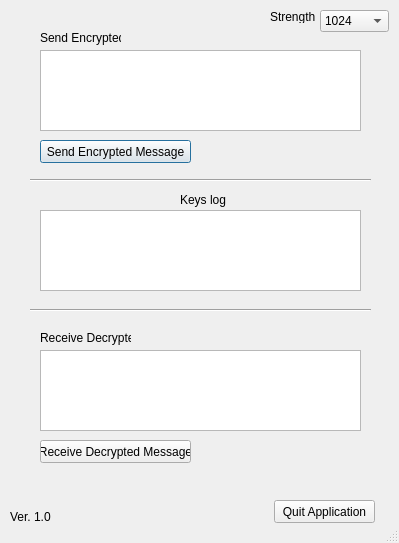
<?xml version="1.0" encoding="UTF-8"?>
<ui version="4.0">
 <author>Jonathan</author>
 <class>Dialog</class>
 <widget class="QDialog" name="Dialog">
  <property name="geometry">
   <rect><x>0</x><y>0</y>
    <width>399</width>
    <height>543</height>
   </rect>
  </property>
  <property name="focusPolicy">
   <enum>Qt::TabFocus</enum>
  </property>
  <property name="contextMenuPolicy">
   <enum>Qt::DefaultContextMenu</enum>
  </property>
  <property name="acceptDrops">
   <bool>false</bool>
  </property>
  <property name="windowTitle">
   <string>Cryptographic Messaging Tool  by Jonathan</string>
  </property>
  <property name="sizeGripEnabled">
   <bool>true</bool>
  </property>
  <property name="modal">
   <bool>false</bool>
  </property>
  <widget class="QPushButton" name="pushButtonSendEncryptedMessage">
   <property name="geometry">
    <rect>
     <x>40</x>
     <y>140</y>
     <width>151</width>
     <height>23</height>
    </rect>
   </property>
   <property name="text">
    <string>Send Encrypted Message</string>
   </property>
  </widget>
  <widget class="QPushButton" name="pushButtonReceiveDecryptedMessage">
   <property name="geometry">
    <rect>
     <x>40</x>
     <y>440</y>
     <width>151</width>
     <height>23</height>
    </rect>
   </property>
   <property name="text">
    <string>Receive Decrypted Message</string>
   </property>
  </widget>
  <widget class="Line" name="lineTop">
   <property name="geometry">
    <rect>
     <x>30</x>
     <y>170</y>
     <width>341</width>
     <height>20</height>
    </rect>
   </property>
   <property name="orientation">
    <enum>Qt::Horizontal</enum>
   </property>
  </widget>
  <widget class="QTextEdit" name="textEditEncryptedCommunicationHistory">
   <property name="geometry">
    <rect>
     <x>40</x>
     <y>210</y>
     <width>321</width>
     <height>81</height>
    </rect>
   </property>
  </widget>
  <widget class="Line" name="lineBottom">
   <property name="geometry">
    <rect>
     <x>30</x>
     <y>300</y>
     <width>341</width>
     <height>20</height>
    </rect>
   </property>
   <property name="orientation">
    <enum>Qt::Horizontal</enum>
   </property>
  </widget>
  <widget class="QLabel" name="labelCipherTextLog">
   <property name="geometry">
    <rect>
     <x>180</x>
     <y>190</y>
     <width>91</width>
     <height>20</height>
    </rect>
   </property>
   <property name="text">
    <string>Keys log</string>
   </property>
  </widget>
  <widget class="QTextEdit" name="textEditSendEncryptedMessage">
   <property name="geometry">
    <rect>
     <x>40</x>
     <y>50</y>
     <width>321</width>
     <height>81</height>
    </rect>
   </property>
  </widget>
  <widget class="QTextEdit" name="textEditReceiveDecryptedMessage">
   <property name="geometry">
    <rect>
     <x>40</x>
     <y>350</y>
     <width>321</width>
     <height>81</height>
    </rect>
   </property>
  </widget>
  <widget class="QLabel" name="labelSendEncrypted">
   <property name="geometry">
    <rect>
     <x>40</x>
     <y>30</y>
     <width>81</width>
     <height>16</height>
    </rect>
   </property>
   <property name="text">
    <string>Send Encrypted</string>
   </property>
  </widget>
  <widget class="QLabel" name="labelReceiveDecrypted">
   <property name="geometry">
    <rect>
     <x>40</x>
     <y>330</y>
     <width>91</width>
     <height>16</height>
    </rect>
   </property>
   <property name="text">
    <string>Receive Decrypted</string>
   </property>
  </widget>
  <widget class="QPushButton" name="pushButtonQuitApplication">
   <property name="geometry">
    <rect>
     <x>274</x>
     <y>500</y>
     <width>101</width>
     <height>23</height>
    </rect>
   </property>
   <property name="text">
    <string>Quit Application</string>
   </property>
  </widget>
  <widget class="QLabel" name="label">
   <property name="geometry">
    <rect>
     <x>10</x>
     <y>510</y>
     <width>47</width>
     <height>13</height>
    </rect>
   </property>
   <property name="text">
    <string>Ver. 1.0</string>
   </property>
  </widget>
  <widget class="QComboBox" name="comboBoxKeyStrength">
   <property name="geometry">
    <rect>
     <x>320</x>
     <y>10</y>
     <width>69</width>
     <height>22</height>
    </rect>
   </property>
   <item>
    <property name="text">
     <string>1024</string>
    </property>
   </item>
   <item>
    <property name="text">
     <string>2048</string>
    </property>
   </item>
  </widget>
  <widget class="QLabel" name="label_2">
   <property name="geometry">
    <rect>
     <x>270</x>
     <y>10</y>
     <width>47</width>
     <height>13</height>
    </rect>
   </property>
   <property name="contextMenuPolicy">
    <enum>Qt::NoContextMenu</enum>
   </property>
   <property name="text">
    <string>Strength</string>
   </property>
  </widget>
 </widget>
 <includes>
  <include location="local">Home</include>
 </includes>
 <resources/>
 <connections/>
 <designerdata>
  <property name="gridDeltaX">
   <number>10</number>
  </property>
  <property name="gridDeltaY">
   <number>10</number>
  </property>
  <property name="gridSnapX">
   <bool>true</bool>
  </property>
  <property name="gridSnapY">
   <bool>true</bool>
  </property>
  <property name="gridVisible">
   <bool>true</bool>
  </property>
 </designerdata>
</ui>
